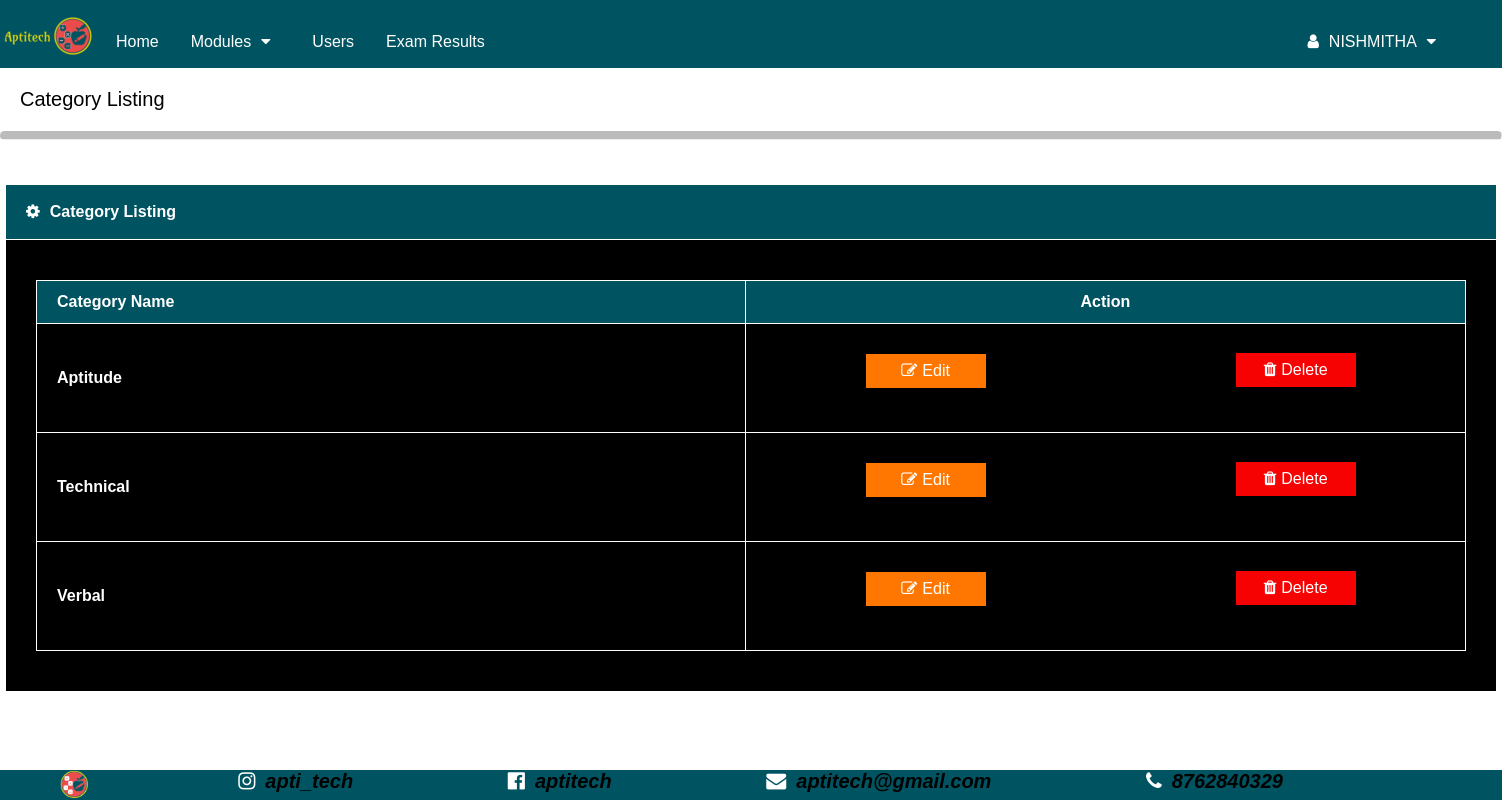
Screenshot of /Admin/manageCategory.php (signed in) with the database file from the repository.
### tables this page shows
CREATE TABLE `category` (
  `cat_id` int(200) NOT NULL,
  `cat_name` varchar(50) NOT NULL
);

### Admin/manageCategory.php (the view, shortened to what this page needs)
<?php
include 'navbar.php';
?>
<!DOCTYPE html>
<html>
  <head>
    <link rel="stylesheet" href="https://cdnjs.cloudflare.com/ajax/libs/font-awesome/4.7.0/css/font-awesome.min.css">
    <link rel="stylesheet" href="CSS/manageCategoryStyle.css">
  </head>
  <body>
    <p class="catStyle">Category Listing</p>
    <hr class="rounded">
    <br><br>
    <?php
        $conn=mysqli_connect("localhost","root","","aptitech");
        $result="SELECT * FROM category";
        $row=mysqli_query($conn,$result);
        if(mysqli_num_rows($row)>0)
        {
          echo "<table class='mainTable' align='center'>
          <tr>
          <th style='background-color: #005461; padding: 18px 20px;'><i class='fa fa-gear'></i>Category Listing</th>
          </tr>
          <tr>
          <th style='padding:40px 30px'>
          <table class='customers' align='center'>
          <tr>
          <th style='text-align:left;'>Category Name</th>
          <th style='text-align:center;'>Action</th>
          <tr>";
          while($values=$row->fetch_assoc())
          {
            echo "<tr>
            <td>".$values["cat_name"]."</td>
            <td>
            <form action='editDelete.php' method='POST'>
            <button class='btn edit' name='edit' value=".$values["cat_id"]."><i class='fa fa-edit'></i>Edit</button></form>
            <form action='' method='POST'>
            <button class='btn delete' name='delete'  value=".$values["cat_id"]."><i class='fa fa-trash'></i>Delete</button>
            </form></td>
            </tr>";
          }
          echo "</table></th></tr></table>";
        }
        else
        {
          echo '<div class="alert" id="p2" style="background-color:rgba(21, 0, 255,0.5)">
          <span class="closebtn" onclick="myFunction()">&times;</span>
          <strong>Info!</strong> Category field is Empty.</div>';
        }
    ?>
    <br><br><br><br>
  </body>
</html>

### Admin/CSS/manageCategoryStyle.css (style rules this page uses)
body { margin: 0; font-family: Arial, Helvetica, sans-serif; background-color: white; }
hr.rounded { border-top: 8px solid #bbb; border-radius: 5px; }
.catStyle { padding-left: 20px; font-style:bold; font-size: 20px; }
.mainTable { font-family: "Trebuchet MS", Arial, Helvetica, sans-serif; background-color:black; color: white; border-collapse: collapse; width: 1200px; text-align: left; }
.mainTable i { padding-right:10px; }
.mainTable th { border: 1px solid white; background-color:black; color: white; }
.customers { font-family: "Trebuchet MS", Arial, Helvetica, sans-serif; background-color:black; color: white; border-collapse: collapse; width: 1430px; }
.customers td, .customers th { border: 1px solid white; padding: 20px; background-color:black; color: white; }
.customers th { padding-top: 12px; padding-bottom: 12px; background-color:#005461; color: white; }
.btn { border: none; color: white; padding: 8px 12px; text-align: center; font-size: 16px; }
.edit { background-color: rgb(255, 119, 0); border-color: white; width: 120px; position:relative; top:10px; left: 100px; }
.delete { background-color: rgb(247, 2, 2); position:relative; width: 120px; top:-25px; left: 470px; }
.edit i { padding-right:5px; }
.delete i { padding-right:5px; }

### rows the page displays
category: cat_name "Aptitude", $values["cat_id"] 1 (drawn)
category: cat_name "Technical", $values["cat_id"] 2 (drawn)
category: cat_name "Verbal", $values["cat_id"] 3 (drawn)

### other values shown
$_SESSION['admin_name'] "NISHMITHA"
